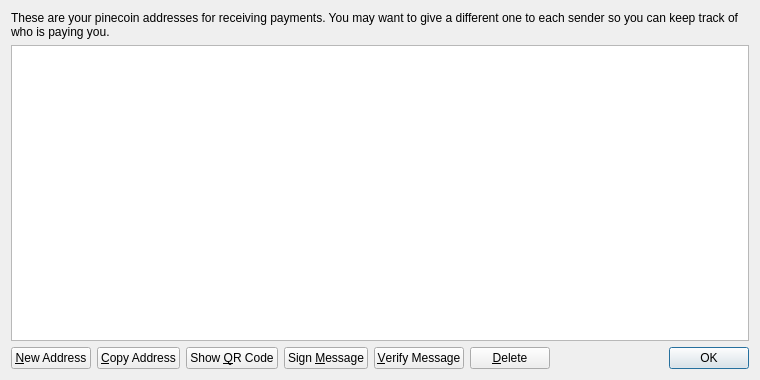
<?xml version="1.0" encoding="UTF-8"?>
<ui version="4.0">
 <class>AddressBookPage</class>
 <widget class="QWidget" name="AddressBookPage">
  <property name="geometry">
   <rect>
    <x>0</x>
    <y>0</y>
    <width>760</width>
    <height>380</height>
   </rect>
  </property>
  <property name="windowTitle">
   <string>Address Book</string>
  </property>
  <layout class="QVBoxLayout" name="verticalLayout">
   <item>
    <widget class="QLabel" name="labelExplanation">
     <property name="text">
      <string>These are your pinecoin addresses for receiving payments. You may want to give a different one to each sender so you can keep track of who is paying you.</string>
     </property>
     <property name="textFormat">
      <enum>Qt::PlainText</enum>
     </property>
     <property name="wordWrap">
      <bool>true</bool>
     </property>
    </widget>
   </item>
   <item>
    <widget class="QTableView" name="tableView">
     <property name="contextMenuPolicy">
      <enum>Qt::CustomContextMenu</enum>
     </property>
     <property name="toolTip">
      <string>Double-click to edit address or label</string>
     </property>
     <property name="tabKeyNavigation">
      <bool>false</bool>
     </property>
     <property name="selectionMode">
      <enum>QAbstractItemView::SingleSelection</enum>
     </property>
     <property name="selectionBehavior">
      <enum>QAbstractItemView::SelectRows</enum>
     </property>
     <property name="sortingEnabled">
      <bool>true</bool>
     </property>
     <attribute name="verticalHeaderVisible">
      <bool>false</bool>
     </attribute>
    </widget>
   </item>
   <item>
    <layout class="QHBoxLayout" name="horizontalLayout">
     <item>
      <widget class="QPushButton" name="newAddressButton">
       <property name="toolTip">
        <string>Create a new address</string>
       </property>
       <property name="text">
        <string>&amp;New Address</string>
       </property>
      </widget>
     </item>
     <item>
      <widget class="QPushButton" name="copyToClipboard">
       <property name="toolTip">
        <string>Copy the currently selected address to the system clipboard</string>
       </property>
       <property name="text">
        <string>&amp;Copy Address</string>
       </property>
      </widget>
     </item>
     <item>
      <widget class="QPushButton" name="showQRCode">
       <property name="text">
        <string>Show &amp;QR Code</string>
       </property>
      </widget>
     </item>
     <item>
      <widget class="QPushButton" name="signMessage">
       <property name="toolTip">
        <string>Sign a message to prove you own a pinecoin address</string>
       </property>
       <property name="text">
        <string>Sign &amp;Message</string>
       </property>
      </widget>
     </item>
     <item>
      <widget class="QPushButton" name="verifyMessage">
       <property name="toolTip">
        <string>Verify a message to ensure it was signed with a specified pinecoin address</string>
       </property>
       <property name="text">
        <string>&amp;Verify Message</string>
       </property>
      </widget>
     </item>
     <item>
      <widget class="QPushButton" name="deleteButton">
       <property name="toolTip">
        <string>Delete the currently selected address from the list</string>
       </property>
       <property name="text">
        <string>&amp;Delete</string>
       </property>
      </widget>
     </item>
     <item>
      <spacer name="horizontalSpacer">
       <property name="orientation">
        <enum>Qt::Horizontal</enum>
       </property>
       <property name="sizeHint" stdset="0">
        <size>
         <width>40</width>
         <height>20</height>
        </size>
       </property>
      </spacer>
     </item>
     <item>
      <widget class="QDialogButtonBox" name="buttonBox">
       <property name="sizePolicy">
        <sizepolicy hsizetype="Maximum" vsizetype="Fixed">
         <horstretch>0</horstretch>
         <verstretch>0</verstretch>
        </sizepolicy>
       </property>
       <property name="standardButtons">
        <set>QDialogButtonBox::Ok</set>
       </property>
      </widget>
     </item>
    </layout>
   </item>
  </layout>
 </widget>
 <resources>
  <include location="../bitcoin.qrc"/>
 </resources>
 <connections/>
</ui>
